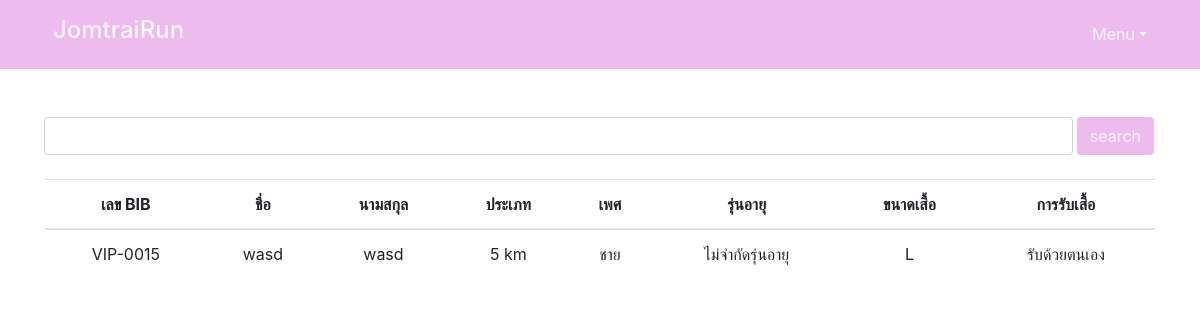
Page /run/view_vip.php on the committed database.
### tables this page shows
CREATE TABLE `info_vip` (
  `id_info` int(11) NOT NULL,
  `distance` text NOT NULL,
  `firstname` text NOT NULL,
  `lastname` text NOT NULL,
  `gender` text NOT NULL,
  `email` varchar(128) NOT NULL,
  `tel` varchar(10) NOT NULL,
  `size` text NOT NULL,
  `receive` text NOT NULL,
  `h_num` text NOT NULL,
  `district` text NOT NULL,
  `subdistrict` text NOT NULL,
  `province` text NOT NULL,
  `postcode` int(11) NOT NULL
);

### run/view_vip.php (the view, shortened to what this page needs)
<!DOCTYPE html>
<html lang="th" dir="ltr">
  <head>
    <link rel="stylesheet" href="css/bootstrap.css">
  </head>
  <body>
    <?php include "navbar.php" ?>
    <div class="container mt-5">
      <form action="search_vip.php" method="post">
        <div class="row">
          <div class="col-12 input-group-append">
            <input class="form-control" type="text" name="search">
            <button type="submit" class="btn text-light ml-1" style="background: #ebe;">search</button>
          </div>
        </div>
      </form>
      <table class="table table-responsive-lg mt-4">
        <thead class="text-center">
          <th>เลข BIB</th>
          <th>ชื่อ</th>
          <th>นามสกุล</th>
          <th>ประเภท</th>
          <th>เพศ</th>
          <th>รุ่นอายุ</th>
          <th>ขนาดเสื้อ</th>
          <th>การรับเสื้อ</th>
        </thead>
        <tbody>
          <?php
            include "connect.php";
            $sql = "SELECT * FROM info_vip";
            $result = $con->query($sql);
            while ($row = $result->fetch_assoc()) {
              $bib = sprintf("VIP-%04d", $row['id_info']);
          ?>
          <tr class="text-center">
            <td><?php echo $bib ?></td>
            <td><?php echo $row['firstname'] ?></td>
            <td><?php echo $row['lastname'] ?></td>
            <td><?php echo $row['distance'] ?></td>
            <td><?php echo $row['gender'] ?></td>
            <td>
              <?php echo "ไม่จำกัดรุ่นอายุ"; ?>
            </td>
            <td><?php echo $row['size'] ?></td>
            <td><?php echo $row['receive'] ?></td>
          </tr>
          <?php } ?>
        </tbody>
      </table>
    </div>
  </body>
</html>

### rows in the picture
info_vip: id_info "VIP-0015", firstname "wasd", lastname "wasd", distance "5 km", gender "ชาย", size "L", receive "รับด้วยตนเอง"
